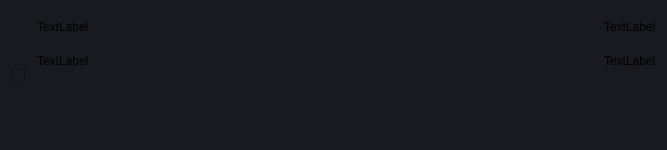
<?xml version="1.0" encoding="UTF-8"?>
<ui version="4.0">
 <class>Form</class>
 <widget class="QWidget" name="Form">
  <property name="geometry">
   <rect>
    <x>0</x>
    <y>0</y>
    <width>667</width>
    <height>150</height>
   </rect>
  </property>
  <property name="sizePolicy">
   <sizepolicy hsizetype="Preferred" vsizetype="Preferred">
    <horstretch>0</horstretch>
    <verstretch>0</verstretch>
   </sizepolicy>
  </property>
  <property name="minimumSize">
   <size>
    <width>0</width>
    <height>0</height>
   </size>
  </property>
  <property name="maximumSize">
   <size>
    <width>16777215</width>
    <height>150</height>
   </size>
  </property>
  <property name="font">
   <font>
    <italic>false</italic>
    <underline>false</underline>
   </font>
  </property>
  <property name="windowTitle">
   <string>Form</string>
  </property>
  <property name="styleSheet">
   <string notr="true">background-color:rgb(25,26,31);
border-radius:5px;</string>
  </property>
  <layout class="QHBoxLayout" name="horizontalLayout">
   <item alignment="Qt::AlignLeft|Qt::AlignVCenter">
    <widget class="QFrame" name="frame">
     <property name="font">
      <font>
       <italic>true</italic>
      </font>
     </property>
     <property name="frameShape">
      <enum>QFrame::StyledPanel</enum>
     </property>
     <property name="frameShadow">
      <enum>QFrame::Raised</enum>
     </property>
     <layout class="QVBoxLayout" name="verticalLayout_3">
      <property name="spacing">
       <number>0</number>
      </property>
      <property name="leftMargin">
       <number>0</number>
      </property>
      <property name="topMargin">
       <number>0</number>
      </property>
      <property name="rightMargin">
       <number>0</number>
      </property>
      <property name="bottomMargin">
       <number>0</number>
      </property>
      <item>
       <widget class="QCheckBox" name="checkBox">
        <property name="sizePolicy">
         <sizepolicy hsizetype="Fixed" vsizetype="Fixed">
          <horstretch>0</horstretch>
          <verstretch>0</verstretch>
         </sizepolicy>
        </property>
        <property name="minimumSize">
         <size>
          <width>0</width>
          <height>0</height>
         </size>
        </property>
        <property name="font">
         <font>
          <pointsize>9</pointsize>
          <italic>false</italic>
          <underline>false</underline>
         </font>
        </property>
        <property name="text">
         <string/>
        </property>
        <property name="iconSize">
         <size>
          <width>16</width>
          <height>16</height>
         </size>
        </property>
       </widget>
      </item>
     </layout>
    </widget>
   </item>
   <item alignment="Qt::AlignTop">
    <widget class="QFrame" name="frame_2">
     <property name="sizePolicy">
      <sizepolicy hsizetype="Expanding" vsizetype="Preferred">
       <horstretch>0</horstretch>
       <verstretch>0</verstretch>
      </sizepolicy>
     </property>
     <property name="frameShape">
      <enum>QFrame::StyledPanel</enum>
     </property>
     <property name="frameShadow">
      <enum>QFrame::Raised</enum>
     </property>
     <layout class="QVBoxLayout" name="verticalLayout_2">
      <property name="spacing">
       <number>20</number>
      </property>
      <property name="leftMargin">
       <number>0</number>
      </property>
      <property name="rightMargin">
       <number>0</number>
      </property>
      <property name="bottomMargin">
       <number>0</number>
      </property>
      <item alignment="Qt::AlignTop">
       <widget class="QLabel" name="patentName_label">
        <property name="font">
         <font>
          <bold>false</bold>
         </font>
        </property>
        <property name="text">
         <string>TextLabel</string>
        </property>
        <property name="wordWrap">
         <bool>true</bool>
        </property>
       </widget>
      </item>
      <item alignment="Qt::AlignTop">
       <widget class="QLabel" name="patentDescription_label">
        <property name="text">
         <string>TextLabel</string>
        </property>
        <property name="wordWrap">
         <bool>true</bool>
        </property>
       </widget>
      </item>
     </layout>
    </widget>
   </item>
   <item alignment="Qt::AlignTop">
    <widget class="QFrame" name="frame_3">
     <property name="frameShape">
      <enum>QFrame::StyledPanel</enum>
     </property>
     <property name="frameShadow">
      <enum>QFrame::Raised</enum>
     </property>
     <layout class="QVBoxLayout" name="verticalLayout">
      <property name="spacing">
       <number>20</number>
      </property>
      <property name="leftMargin">
       <number>0</number>
      </property>
      <property name="rightMargin">
       <number>0</number>
      </property>
      <property name="bottomMargin">
       <number>0</number>
      </property>
      <item alignment="Qt::AlignRight">
       <widget class="QLabel" name="patentSource_label">
        <property name="text">
         <string>TextLabel</string>
        </property>
       </widget>
      </item>
      <item alignment="Qt::AlignRight">
       <widget class="QLabel" name="patentDate_label">
        <property name="text">
         <string>TextLabel</string>
        </property>
       </widget>
      </item>
     </layout>
    </widget>
   </item>
  </layout>
 </widget>
 <resources/>
 <connections/>
</ui>
